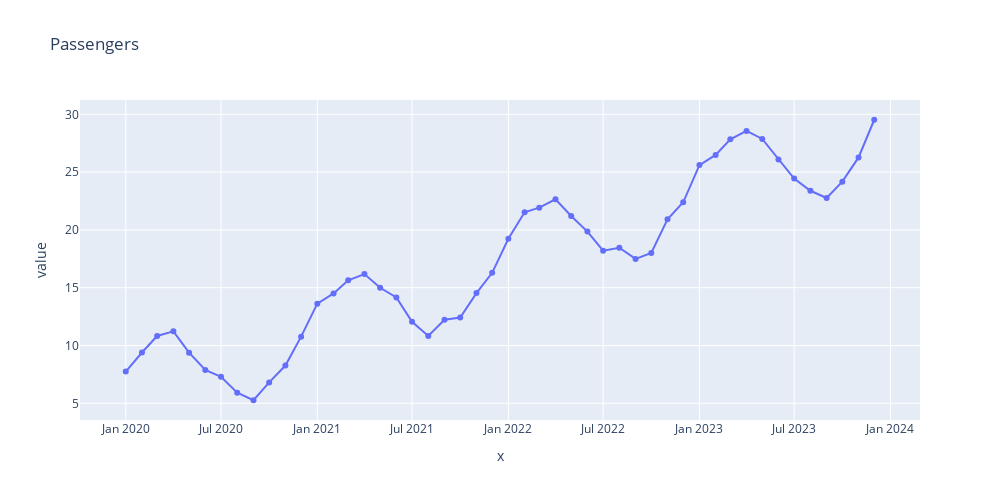

The notebook cell saved with this chart:
### Code cell
x=df['date'].dt.strftime('%Y-%m')

# Plot using Plotly Express
fig = px.line(df, x=x, y='value', 
              title='Passengers', 
              labels={'Date': 'Date', 'Value': 'Value'},
              markers=True,
              width=1000,
              height=500
              )

# Show the plot
fig.show()

### Figure 1 — Plotly figure (JSON) as saved in the notebook; plotly's stock layout.template omitted (floating-point values rounded to 4 significant figures)
{"data": [{"hovertemplate": "x=%{x}<br>value=%{y}<extra></extra>", "legendgroup": "", "line": {"color": "#636efa", "dash": "solid"}, "marker": {"symbol": "circle"}, "mode": "lines+markers", "name": "", "orientation": "v", "showlegend": false, "type": "scatter", "x": ["2020-01", "2020-02", "2020-03", "2020-04", "2020-05", "2020-06", "2020-07", "2020-08", "2020-09", "2020-10", "2020-11", "2020-12", "2021-01", "2021-02", "2021-03", "2021-04", "2021-05", "2021-06", "2021-07", "2021-08", "2021-09", "2021-10", "2021-11", "2021-12", "2022-01", "2022-02", "2022-03", "2022-04", "2022-05", "2022-06", "2022-07", "2022-08", "2022-09", "2022-10", "2022-11", "2022-12", "2023-01", "2023-02", "2023-03", "2023-04", "2023-05", "2023-06", "2023-07", "2023-08", "2023-09", "2023-10", "2023-11", "2023-12"], "xaxis": "x", "y": [7.748, 9.395, 10.82, 11.23, 9.383, 7.883, 7.29, 5.92, 5.265, 6.807, 8.268, 10.77, 13.62, 14.51, 15.64, 16.18, 14.99, 14.16, 12.05, 10.83, 12.23, 12.42, 14.53, 16.29, 19.23, 21.52, 21.92, 22.65, 21.2, 19.85, 18.2, 18.46, 17.49, 18.01, 20.91, 22.39, 25.6, 26.48, 27.84, 28.56, 27.87, 26.09, 24.44, 23.39, 22.76, 24.18, 26.27, 29.53], "yaxis": "y"}], "layout": {"height": 500, "legend": {"tracegroupgap": 0}, "title": {"text": "Passengers"}, "width": 1000, "xaxis": {"anchor": "y", "domain": [0, 1], "title": {"text": "x"}}, "yaxis": {"anchor": "x", "domain": [0, 1], "title": {"text": "value"}}}}
